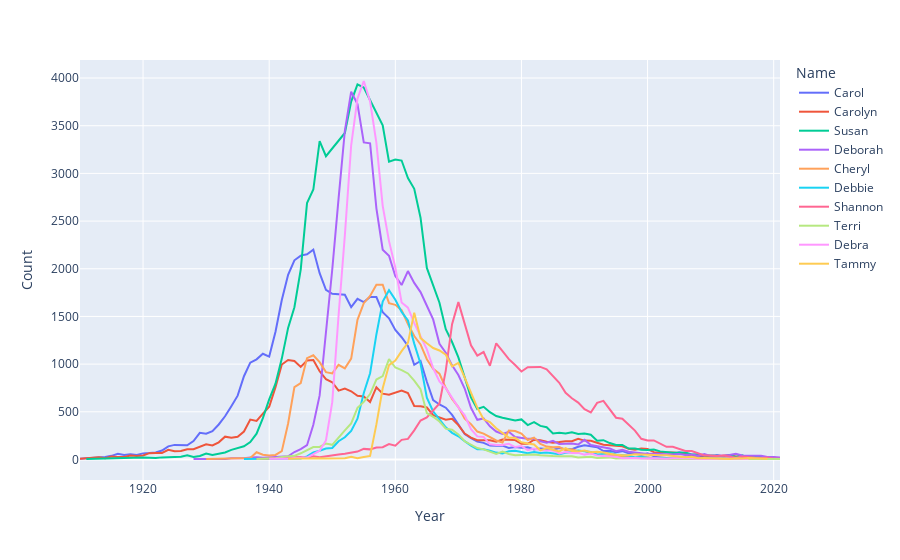

Here is the notebook cell this chart was saved with:
### Code cell
top10 = rtp_table.sort_values("Count RTP").head(10).index

px.line(female_babynames[female_babynames["Name"].isin(top10)], x = "Year", y = "Count", color = "Name")
